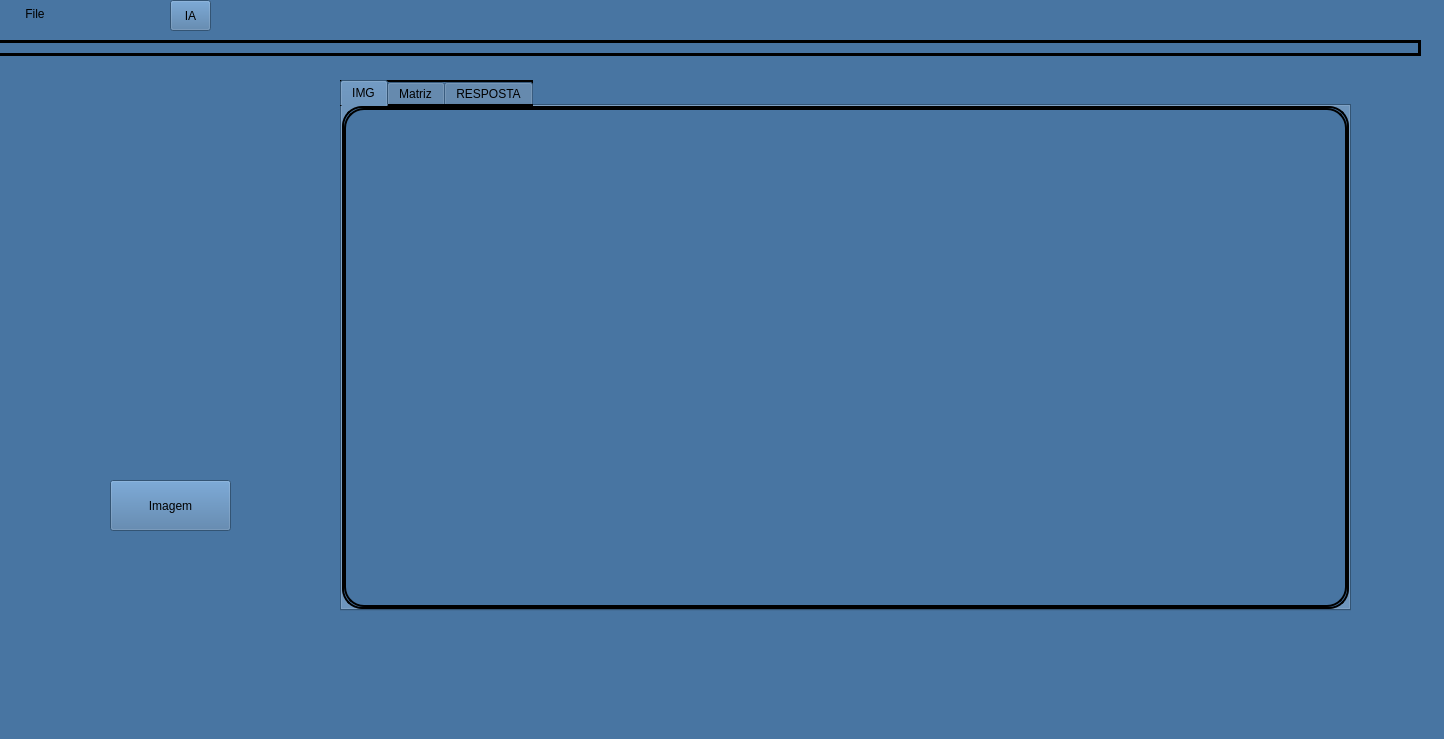
<?xml version="1.0" encoding="UTF-8"?>
<ui version="4.0">
 <class>MainWindow</class>
 <widget class="QMainWindow" name="MainWindow">
  <property name="geometry">
   <rect>
    <x>0</x>
    <y>0</y>
    <width>1444</width>
    <height>739</height>
   </rect>
  </property>
  <property name="windowTitle">
   <string>MainWindow</string>
  </property>
  <property name="autoFillBackground">
   <bool>false</bool>
  </property>
  <property name="styleSheet">
   <string notr="true">background-color: rgb(72, 117, 162);</string>
  </property>
  <widget class="QWidget" name="centralwidget">
   <widget class="Line" name="line">
    <property name="geometry">
     <rect>
      <x>-10</x>
      <y>40</y>
      <width>1431</width>
      <height>16</height>
     </rect>
    </property>
    <property name="styleSheet">
     <string notr="true">border-style: solid;
border-width: 3px; 
border-radius: 10px;</string>
    </property>
    <property name="orientation">
     <enum>Qt::Horizontal</enum>
    </property>
   </widget>
   <widget class="QPushButton" name="Salvar">
    <property name="geometry">
     <rect>
      <x>90</x>
      <y>0</y>
      <width>61</width>
      <height>31</height>
     </rect>
    </property>
    <property name="autoFillBackground">
     <bool>false</bool>
    </property>
    <property name="text">
     <string/>
    </property>
    <property name="icon">
     <iconset>
      <normaloff>Images/download.png</normaloff>Images/download.png</iconset>
    </property>
    <property name="iconSize">
     <size>
      <width>49</width>
      <height>30</height>
     </size>
    </property>
    <property name="flat">
     <bool>true</bool>
    </property>
   </widget>
   <widget class="QPushButton" name="pushButton">
    <property name="geometry">
     <rect>
      <x>110</x>
      <y>480</y>
      <width>121</width>
      <height>51</height>
     </rect>
    </property>
    <property name="text">
     <string>Imagem</string>
    </property>
   </widget>
   <widget class="QToolButton" name="toolButton">
    <property name="geometry">
     <rect>
      <x>10</x>
      <y>-11</y>
      <width>50</width>
      <height>50</height>
     </rect>
    </property>
    <property name="text">
     <string>File</string>
    </property>
    <property name="icon">
     <iconset>
      <normaloff>Images/Pasta.png</normaloff>Images/Pasta.png</iconset>
    </property>
    <property name="iconSize">
     <size>
      <width>100</width>
      <height>100</height>
     </size>
    </property>
    <property name="autoRaise">
     <bool>true</bool>
    </property>
   </widget>
   <widget class="QToolButton" name="toolButton_2">
    <property name="geometry">
     <rect>
      <x>170</x>
      <y>0</y>
      <width>41</width>
      <height>31</height>
     </rect>
    </property>
    <property name="text">
     <string>IA</string>
    </property>
   </widget>
   <widget class="QTabWidget" name="tabWidget">
    <property name="geometry">
     <rect>
      <x>340</x>
      <y>80</y>
      <width>1011</width>
      <height>531</height>
     </rect>
    </property>
    <property name="styleSheet">
     <string notr="true">border-color: rgb(0, 0, 0);
border-style: solid;
border-width: 2px; 
border-radius: 20px;</string>
    </property>
    <property name="currentIndex">
     <number>0</number>
    </property>
    <property name="documentMode">
     <bool>false</bool>
    </property>
    <property name="tabsClosable">
     <bool>false</bool>
    </property>
    <widget class="QWidget" name="Imagem">
     <property name="accessibleName">
      <string/>
     </property>
     <attribute name="title">
      <string>IMG</string>
     </attribute>
    </widget>
    <widget class="QWidget" name="tab_3">
     <attribute name="title">
      <string>Matriz</string>
     </attribute>
    </widget>
    <widget class="QWidget" name="tab_2">
     <attribute name="title">
      <string>RESPOSTA</string>
     </attribute>
    </widget>
   </widget>
   <widget class="QLabel" name="label">
    <property name="geometry">
     <rect>
      <x>10</x>
      <y>140</y>
      <width>321</width>
      <height>231</height>
     </rect>
    </property>
    <property name="text">
     <string/>
    </property>
    <property name="pixmap">
     <pixmap>Images/medicina-logo-886CC8F59D-seeklogo.com.png</pixmap>
    </property>
    <property name="scaledContents">
     <bool>true</bool>
    </property>
   </widget>
   <widget class="QPushButton" name="Colaboradores">
    <property name="enabled">
     <bool>true</bool>
    </property>
    <property name="geometry">
     <rect>
      <x>1170</x>
      <y>-10</y>
      <width>71</width>
      <height>61</height>
     </rect>
    </property>
    <property name="autoFillBackground">
     <bool>false</bool>
    </property>
    <property name="text">
     <string/>
    </property>
    <property name="icon">
     <iconset>
      <normaloff>Images/Pesssoas.png</normaloff>Images/Pesssoas.png</iconset>
    </property>
    <property name="iconSize">
     <size>
      <width>50</width>
      <height>50</height>
     </size>
    </property>
    <property name="flat">
     <bool>true</bool>
    </property>
   </widget>
   <widget class="QPushButton" name="Funcionamento">
    <property name="geometry">
     <rect>
      <x>1250</x>
      <y>-10</y>
      <width>51</width>
      <height>61</height>
     </rect>
    </property>
    <property name="autoFillBackground">
     <bool>false</bool>
    </property>
    <property name="text">
     <string/>
    </property>
    <property name="icon">
     <iconset>
      <normaloff>Images/57108.png</normaloff>Images/57108.png</iconset>
    </property>
    <property name="iconSize">
     <size>
      <width>37</width>
      <height>44</height>
     </size>
    </property>
    <property name="flat">
     <bool>true</bool>
    </property>
   </widget>
   <widget class="QPushButton" name="pontos">
    <property name="geometry">
     <rect>
      <x>1320</x>
      <y>0</y>
      <width>41</width>
      <height>41</height>
     </rect>
    </property>
    <property name="autoFillBackground">
     <bool>false</bool>
    </property>
    <property name="text">
     <string/>
    </property>
    <property name="icon">
     <iconset>
      <normaloff>Images/3pontos.png</normaloff>Images/3pontos.png</iconset>
    </property>
    <property name="iconSize">
     <size>
      <width>30</width>
      <height>30</height>
     </size>
    </property>
    <property name="flat">
     <bool>true</bool>
    </property>
   </widget>
  </widget>
  <widget class="QMenuBar" name="menubar">
   <property name="geometry">
    <rect>
     <x>0</x>
     <y>0</y>
     <width>1444</width>
     <height>22</height>
    </rect>
   </property>
  </widget>
  <widget class="QStatusBar" name="statusbar"/>
 </widget>
 <resources/>
 <connections>
  <connection>
   <sender>pushButton</sender>
   <signal>clicked()</signal>
   <receiver>MainWindow</receiver>
   <slot>teste()</slot>
   <hints>
    <hint type="sourcelabel">
     <x>133</x>
     <y>665</y>
    </hint>
    <hint type="destinationlabel">
     <x>721</x>
     <y>369</y>
    </hint>
   </hints>
  </connection>
  <connection>
   <sender>tabWidget</sender>
   <signal>currentChanged(int)</signal>
   <receiver>MainWindow</receiver>
   <slot>Mudar()</slot>
   <hints>
    <hint type="sourcelabel">
     <x>840</x>
     <y>378</y>
    </hint>
    <hint type="destinationlabel">
     <x>721</x>
     <y>369</y>
    </hint>
   </hints>
  </connection>
  <connection>
   <sender>toolButton</sender>
   <signal>clicked()</signal>
   <receiver>MainWindow</receiver>
   <slot>File()</slot>
   <hints>
    <hint type="sourcelabel">
     <x>15</x>
     <y>37</y>
    </hint>
    <hint type="destinationlabel">
     <x>721</x>
     <y>369</y>
    </hint>
   </hints>
  </connection>
  <connection>
   <sender>Funcionamento</sender>
   <signal>clicked()</signal>
   <receiver>MainWindow</receiver>
   <slot>Funcionamento()</slot>
   <hints>
    <hint type="sourcelabel">
     <x>60</x>
     <y>588</y>
    </hint>
    <hint type="destinationlabel">
     <x>721</x>
     <y>369</y>
    </hint>
   </hints>
  </connection>
  <connection>
   <sender>Colaboradores</sender>
   <signal>clicked()</signal>
   <receiver>MainWindow</receiver>
   <slot>Colaboradores()</slot>
   <hints>
    <hint type="sourcelabel">
     <x>260</x>
     <y>588</y>
    </hint>
    <hint type="destinationlabel">
     <x>721</x>
     <y>369</y>
    </hint>
   </hints>
  </connection>
  <connection>
   <sender>pontos</sender>
   <signal>clicked()</signal>
   <receiver>MainWindow</receiver>
   <slot>Pontos()</slot>
   <hints>
    <hint type="sourcelabel">
     <x>1323</x>
     <y>45</y>
    </hint>
    <hint type="destinationlabel">
     <x>721</x>
     <y>369</y>
    </hint>
   </hints>
  </connection>
 </connections>
 <slots>
  <slot>teste()</slot>
  <slot>Mudar()</slot>
  <slot>File()</slot>
  <slot>Funcionamento()</slot>
  <slot>Colaboradores()</slot>
  <slot>Pontos()</slot>
 </slots>
</ui>
